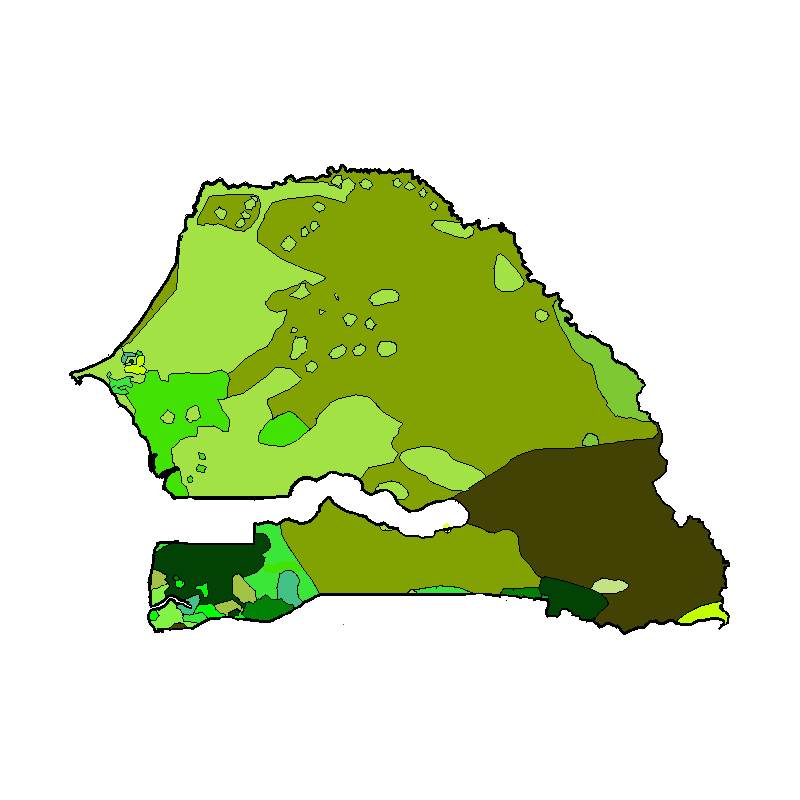
%> input picture language/language.png, 800 x 800 px
$ octave --eval "correctImage;"   (GNU Octave 9; MATLAB toolbox functions it lacks are replaced by stand-ins)
%> lines starting %> are read from the running program, lines starting %| are printed output that depends on the picture; in (x1, y1, x2, y2) boxes, pixels count from 0 and x2, y2 are one past the last pixel; in counts of white or black regions, pixels touching at a corner belong together; the program's own positions count from 1
function correctImage

%Init
clc;
im = imread('language.png');
%> im is the input picture: size 800x800x3 uint8; mean R, G, B 211.1, 223.8, 184.4


dum1 = im(:,:,1) < 10;
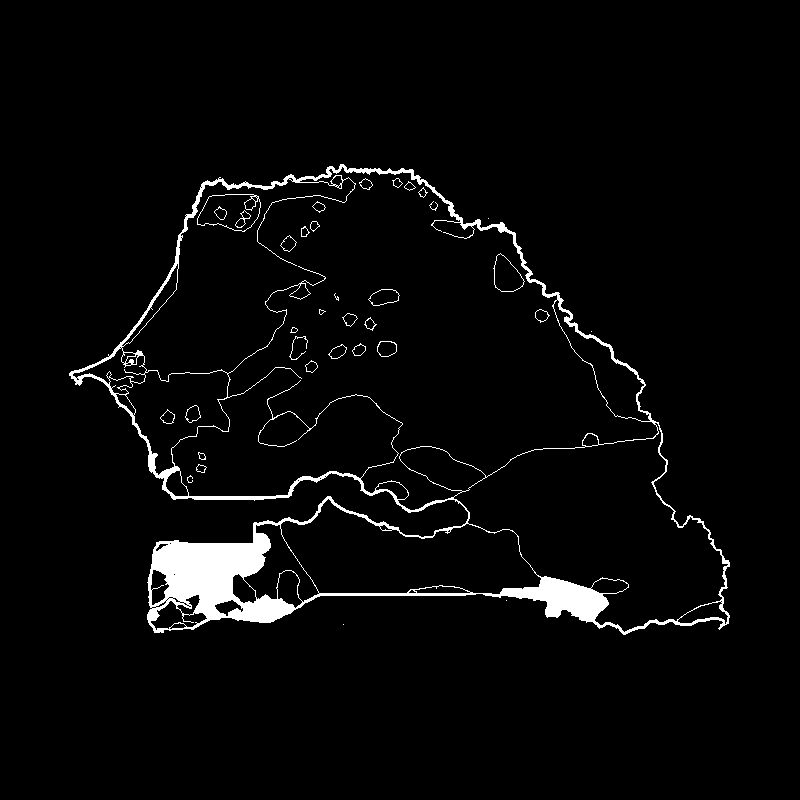
%> dum1: size 800x800 logical; 3.4% white; 35 white regions (8 under 20 px), largest, box (x1, y1, x2, y2) and area: (69, 164, 730, 635) 20512, (197, 194, 261, 232) 212, (493, 253, 525, 292) 97
dum2 = im(:,:,2) < 10;
%> dum2: size 800x800 logical; 2.2% white in thin lines or dots, all inside (x1, y1, x2, y2) = (69, 164, 730, 635)
dum3 = im(:,:,3) < 10;
%> dum3: size 800x800 logical; 22.3% white; 14 white regions (9 under 20 px), largest, box (x1, y1, x2, y2) and area: (69, 164, 730, 635) 141066, (197, 194, 261, 232) 1613, (196, 464, 207, 473) 69, (198, 452, 206, 460) 47, (187, 475, 193, 483) 37
dum = dum1 + dum2 + dum3;
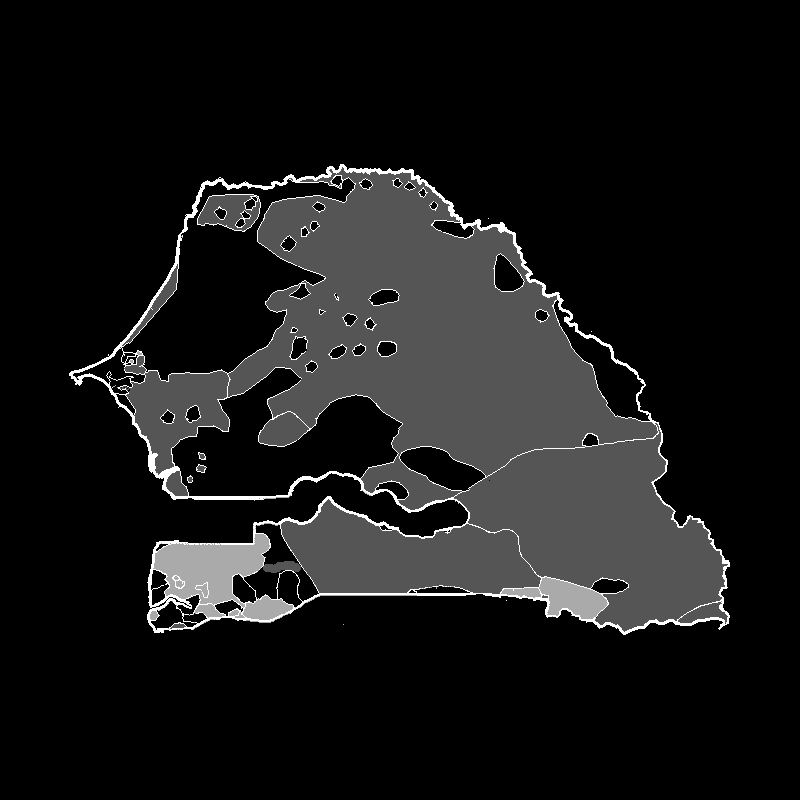
%> dum: size 800x800 double; min 0, max 3, mean 0.279; drawn with min black and max white
dum = find(dum == 3);
%> dum = 13509 values from 55574 to 583818


newim = im;
for i=1:numel(dum)
  [x,y] = ind2sub(size(dum1),dum(i));
  subim = im(x-1:x+1,y-1:y+1,:);
  newim(x,y,:) = subim(1,1,:);
end
%> this loop made 13509 passes
%> (x, y) on passes 1 to 3: (374, 70), (375, 70), (376, 70)
%> newim: size 800x800x3 uint8; 1.02% of pixels changed, all inside (x1, y1, x2, y2) = (69, 164, 729, 633)


im = newim;
for i=1:numel(dum)
  [x,y] = ind2sub(size(dum1),dum(i));
  subim = im(x-1:x+1,y-1:y+1,:);
  newim(x,y,:) = subim(3,3,:);
end
%> newim: size 800x800x3 uint8; mean R, G, B 212.5, 225.7, 185.1


im = newim;
for i=1:numel(dum)
  [x,y] = ind2sub(size(dum1),dum(i));
  subim = im(x-1:x+1,y-1:y+1,:);
  newim(x,y,:) = subim(3,1,:);
end
%> newim: size 800x800x3 uint8; mean R, G, B 213.2, 226.6, 185.6


im = newim;
for i=1:numel(dum)
  [x,y] = ind2sub(size(dum1),dum(i));
  subim = im(x-1:x+1,y-1:y+1,:);
  newim(x,y,:) = subim(1,3,:);
end
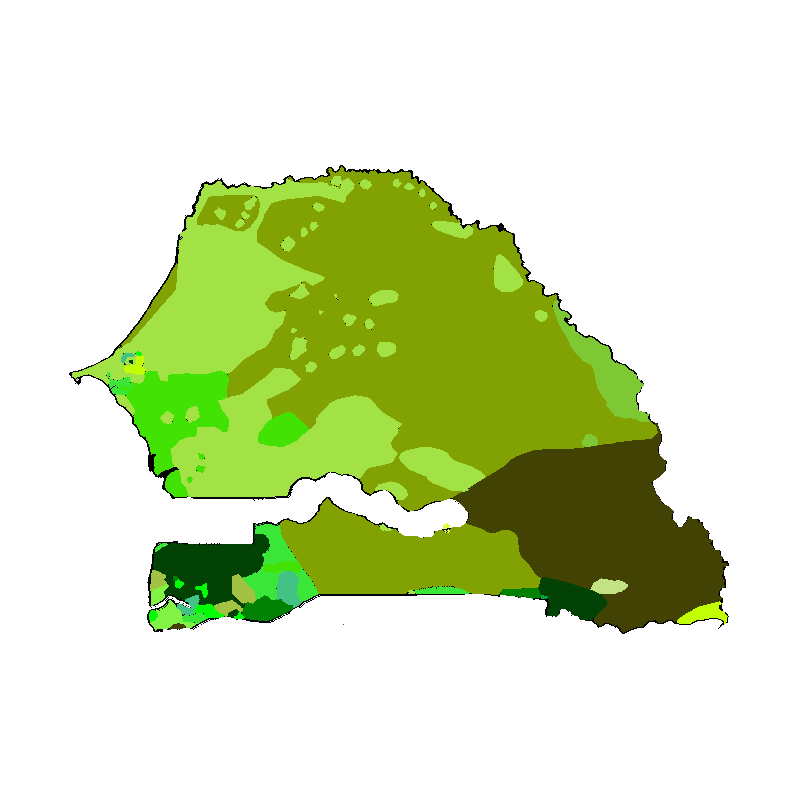
%> newim: size 800x800x3 uint8; mean R, G, B 213.3, 226.7, 185.6


im = newim;
for i=1:numel(dum)
  [x,y] = ind2sub(size(dum1),dum(i));
  subim = im(x-1:x+1,y-1:y+1,:);
  newim(x,y,:) = subim(2,1,:);
end
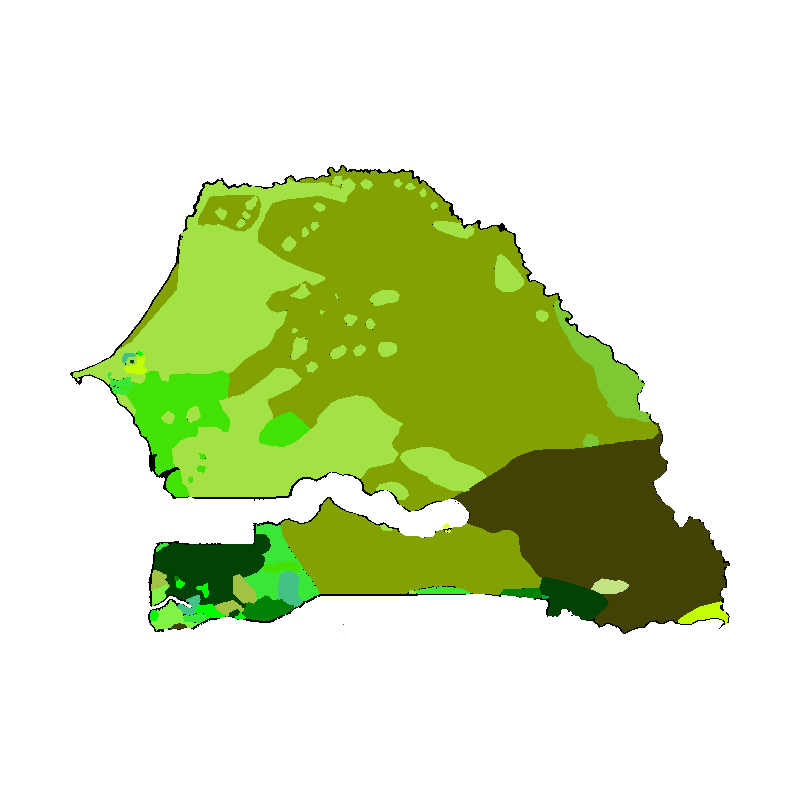
%> newim: size 800x800x3 uint8; 0.93% of pixels changed, all inside (x1, y1, x2, y2) = (69, 165, 730, 634)


im = newim;
for i=1:numel(dum)
  [x,y] = ind2sub(size(dum1),dum(i));
  subim = im(x-1:x+1,y-1:y+1,:);
  newim(x,y,:) = subim(1,2,:);
end
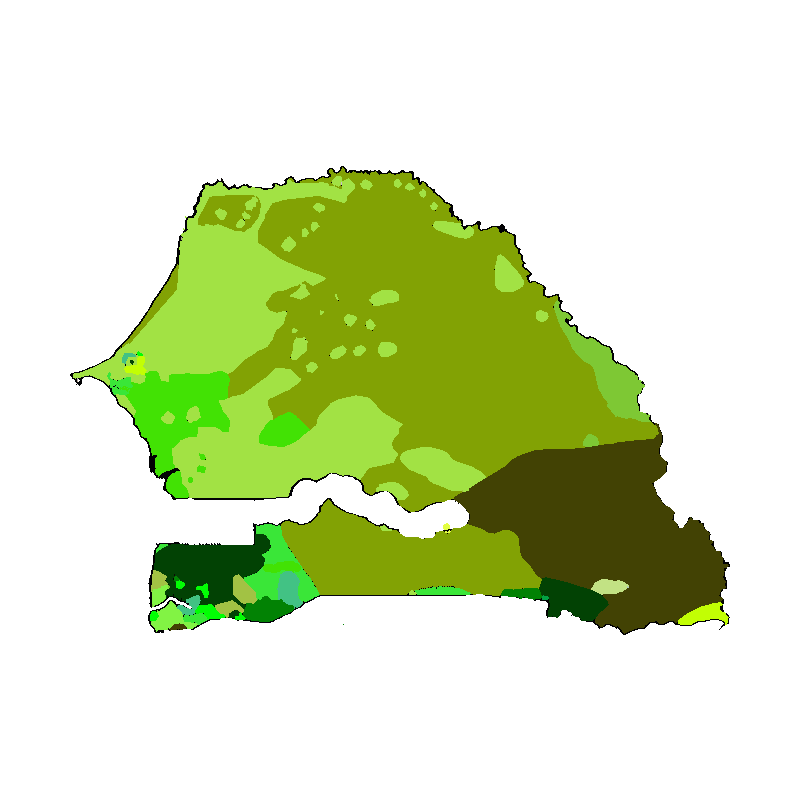
%> newim: size 800x800x3 uint8; 0.79% of pixels changed, all inside (x1, y1, x2, y2) = (70, 165, 730, 635)

im = newim;
for i=1:numel(dum)
  [x,y] = ind2sub(size(dum1),dum(i));
  subim = im(x-1:x+1,y-1:y+1,:);
  newim(x,y,:) = subim(2,3,:);
end
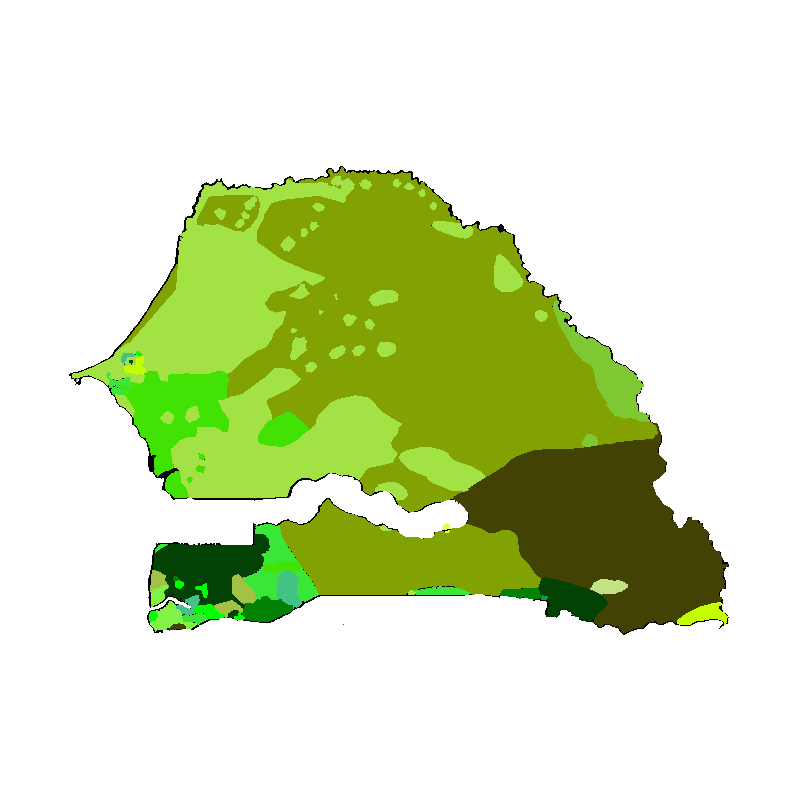
%> newim: size 800x800x3 uint8; 0.7% of pixels changed, all inside (x1, y1, x2, y2) = (69, 166, 730, 635)


im = newim;
for i=1:numel(dum)
  [x,y] = ind2sub(size(dum1),dum(i));
  subim = im(x-1:x+1,y-1:y+1,:);
  newim(x,y,:) = subim(3,2,:);
end
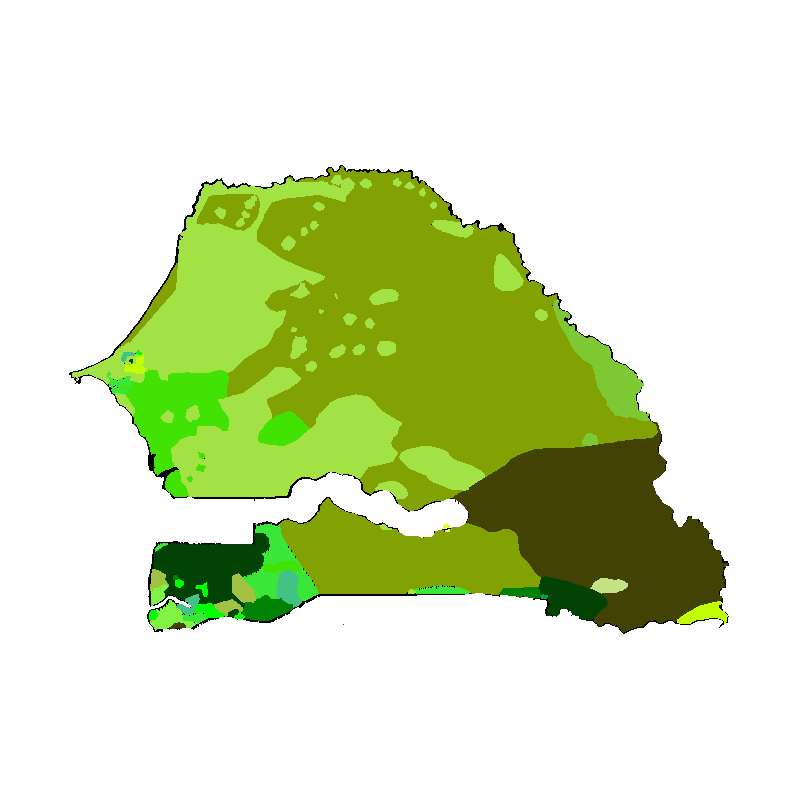
%> newim: size 800x800x3 uint8; 1.03% of pixels changed, all inside (x1, y1, x2, y2) = (69, 165, 729, 635)


imagesc(newim);
